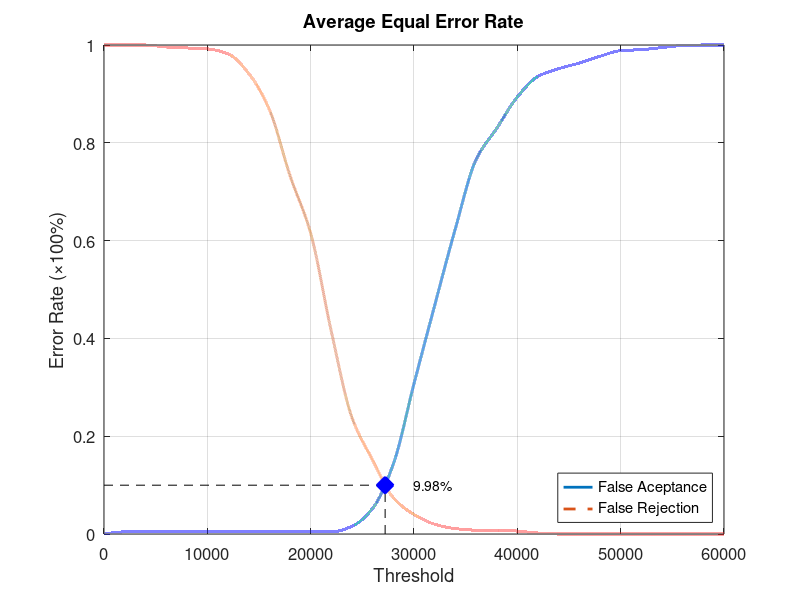
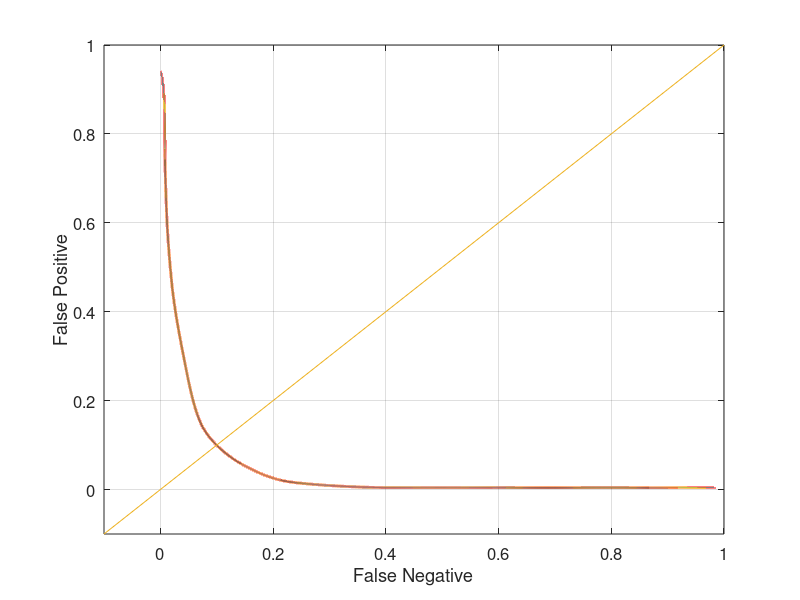

Write MATLAB code to recreate these figures, in order.
function yEER = Database4Average
close all;
clear;
clc;
x = 0:2000:60000;
xq = 0:0.5:60000;

y0 = [0 0.00421053 0.00421053 0.00421053 0.00421053 0.00421053 0.00421053 0.00421053 0.00421053 0.00421053 0.00421053 0.00421053 0.0157895 0.0526316 0.143158 0.307368 0.467368 0.624211 0.765263 0.829474 0.893684 0.935789 0.951579 0.963158 0.976842 0.988421 0.990526 0.994737 0.998947 1 1];
yy0 = interp1(x, y0, xq, 'pchip');
y1 = [1 1 1 0.996 0.994 0.992 0.982 0.942 0.868 0.733 0.615 0.414 0.238 0.151 0.074 0.04 0.02 0.011 0.008 0.008 0.006 0.002 0 0 0 0 0 0 0 0 0];
yy1 = interp1(x, y1, xq, 'pchip');

% Calculating EER: 
y2 = abs(y0 - y1);
find(y2 == min(y2))
yy2 = abs(yy0 - yy1);
xEER = find(yy2 == min(yy2));
xEERIndex = xq(xEER) % X-axis EER
yEER = yy0(xEER) % Y-axis EER

main = figure
plot(xq, yy0,'-','LineWidth', 2);	hold on
plot(xq, yy1,'--','LineWidth', 2);	hold on
plot([xEERIndex xEERIndex], [0 yEER], 'k--');	hold on
plot([0 xEERIndex], [yEER yEER], 'k--');	hold on
plot(xEERIndex, yEER, 'bx', 'LineWidth', 10);	hold on
text(xEERIndex + 10 * xEERIndex / 100, yEER, [num2str(round((10000 * yEER)) / 100) '%'])
legend('False Aceptance', 'False Rejection', 'Location', 'SouthEast')
xlabel('Threshold')
ylabel('Error Rate (\times100%)')
title('Average Equal Error Rate')
set(gca, 'FontSize', 12)
axis([0 60000 0 1])
grid on

print(main, 'Database4AverageMain', '-dpng');
FNRxFPR = figure('Color', [1 1 1]);
plot(yy1, yy0, '-', yy1, yy0, 'LineWidth', 2);
hold on
y = -0.1:0.1:1
plot(y, y); 
set(gca, 'FontSize', 12)
xlabel('False Negative')
ylabel('False Positive')
axis([-0.1 1 -0.1 1])
set(gca, 'FontSize', 12)
grid on

print(FNRxFPR, 'Database4AverageFNRxFPR','-dpng');
end
